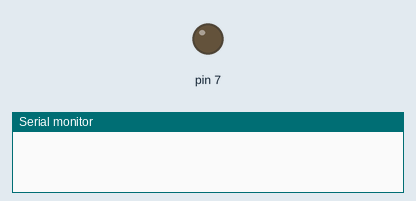
The sketch below on a simulated Arduino Uno, built with avr-gcc and run on an emulated ATmega328P. On the bench: output pins drawn as LEDs (lit = HIGH), the last lines printed to the serial monitor. Dashed ring = blinking. At 2.0 s the program stops and its outputs stay as they are.

Above: at 1.1 s.
At 1.85 s:
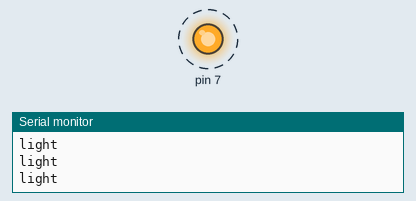
Timing chart, 0 to 3.5 s (numbered marks = the images above):
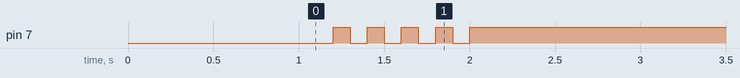

Measured:
- by itself, pin 7: alternates HIGH for 0.10 s and LOW for 0.10 s, 9 changes in all, then stays HIGH

The sketch:

05_practice_2.ino
```cpp
void setup() {
  pinMode(7,OUTPUT);
  Serial.begin(115200);
  while(!Serial){

  }
  digitalWrite(7,0);
  delay(1000);
}

void loop() {

  for(int i = 0; i < 5; i ++){
    delay(100);
    digitalWrite(7,0);
    Serial.println("light");
    delay(100);
    digitalWrite(7,1);
  }
  while(1){}
}
```
